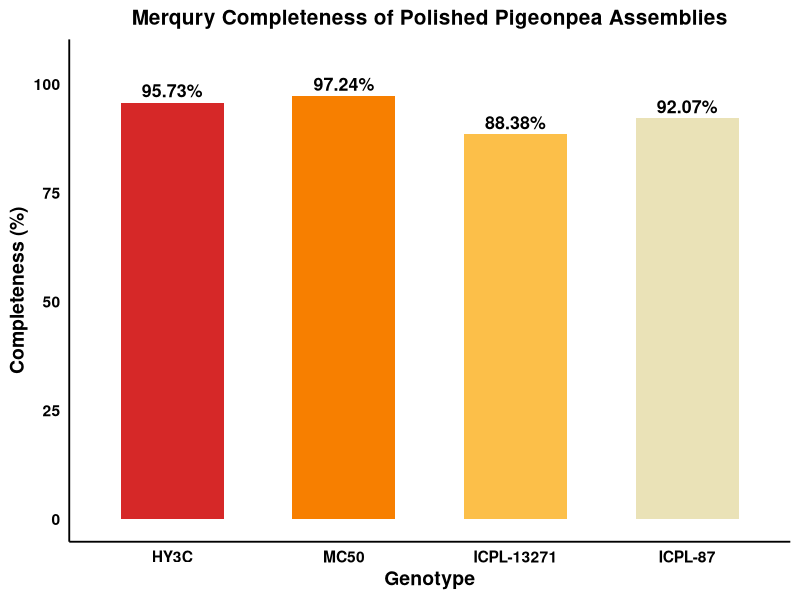

The R script that drew this image:

library(ggplot2)

df <- data.frame(
  Genotype = factor(c("HY3C", "MC50", "ICPL-13271", "ICPL-87"),
                    levels = c("HY3C", "MC50", "ICPL-13271", "ICPL-87")),
  Completeness = c(95.73, 97.24, 88.38, 92.07)
)

ggplot(df, aes(x = Genotype, y = Completeness, fill = Genotype)) +
  
  geom_bar(stat = "identity", width = 0.6) +
  
  geom_text(aes(label = paste0(Completeness, "%")),
            vjust = -0.4,
            size = 4.5,
            fontface = "bold") +
  
  scale_fill_manual(values = c(
    "#D62828",
    "#F77F00",
    "#FCBF49",
    "#EAE2B7"
  )) +
  
  labs(
    title = "Merqury Completeness of Polished Pigeonpea Assemblies",
    x = "Genotype",
    y = "Completeness (%)"
  ) +
  
  ylim(0, 105) +
  
  theme_minimal(base_size = 14) +
  
  theme(
    panel.background = element_rect(fill = "white", color = NA),
    plot.background = element_rect(fill = "white", color = NA),
    panel.grid.major = element_blank(),
    panel.grid.minor = element_blank(),
    axis.line = element_line(color = "black"),
    axis.text = element_text(color = "black", face = "bold"),
    axis.title = element_text(face = "bold"),
    plot.title = element_text(face = "bold", hjust = 0.5, size = 15),
    legend.position = "none"
  )
